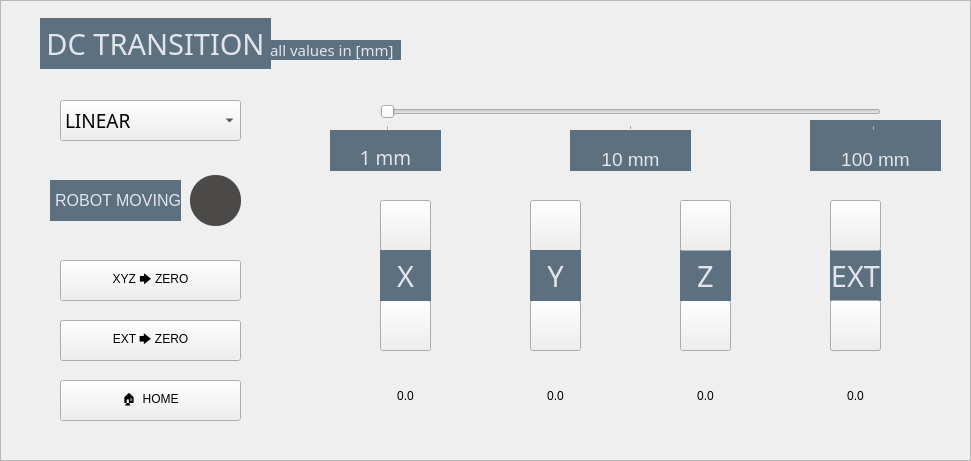
     <widget class="QFrame" name="DC_frame">
      <property name="geometry">
       <rect>
        <x>30</x>
        <y>20</y>
        <width>971</width>
        <height>461</height>
       </rect>
      </property>
      <property name="styleSheet">
       <string notr="true"/>
      </property>
      <property name="frameShape">
       <enum>QFrame::StyledPanel</enum>
      </property>
      <property name="frameShadow">
       <enum>QFrame::Raised</enum>
      </property>
      <widget class="QLabel" name="DC_0_frameLabel">
       <property name="geometry">
        <rect>
         <x>40</x>
         <y>18</y>
         <width>231</width>
         <height>51</height>
        </rect>
       </property>
       <property name="font">
        <font>
         <family>Bahnschrift</family>
         <pointsize>22</pointsize>
        </font>
       </property>
       <property name="styleSheet">
        <string notr="true">border: 0px;
font-size: 22pt;
padding: 0px;
background-color: #5D707F;
color: #E1E5EE;</string>
       </property>
       <property name="text">
        <string>DC TRANSITION</string>
       </property>
       <property name="alignment">
        <set>Qt::AlignCenter</set>
       </property>
      </widget>
      <widget class="QComboBox" name="DC_drpd_moveType">
       <property name="geometry">
        <rect>
         <x>60</x>
         <y>100</y>
         <width>181</width>
         <height>41</height>
        </rect>
       </property>
       <property name="font">
        <font>
         <family>Bahnschrift</family>
         <pointsize>14</pointsize>
        </font>
       </property>
       <property name="styleSheet">
        <string notr="true"/>
       </property>
       <property name="insertPolicy">
        <enum>QComboBox::InsertAfterCurrent</enum>
       </property>
       <item>
        <property name="text">
         <string>LINEAR</string>
        </property>
       </item>
       <item>
        <property name="text">
         <string>JOINT</string>
        </property>
       </item>
      </widget>
      <widget class="QLabel" name="DC_lbl_robotMoving">
       <property name="geometry">
        <rect>
         <x>50</x>
         <y>180</y>
         <width>131</width>
         <height>41</height>
        </rect>
       </property>
       <property name="styleSheet">
        <string notr="true">border: 0px;
font-size: 12pt;
background-color: #5D707F;
color: #E1E5EE;</string>
       </property>
       <property name="text">
        <string>ROBOT MOVING</string>
       </property>
       <property name="alignment">
        <set>Qt::AlignRight|Qt::AlignTrailing|Qt::AlignVCenter</set>
       </property>
      </widget>
      <widget class="QLabel" name="DC_indi_robotMoving">
       <property name="geometry">
        <rect>
         <x>190</x>
         <y>175</y>
         <width>51</width>
         <height>51</height>
        </rect>
       </property>
       <property name="styleSheet">
        <string notr="true">border-radius: 25px;
background-color: #4c4a48;</string>
       </property>
       <property name="text">
        <string/>
       </property>
      </widget>
      <widget class="QPushButton" name="DC_btt_xyzZero">
       <property name="geometry">
        <rect>
         <x>60</x>
         <y>260</y>
         <width>181</width>
         <height>41</height>
        </rect>
       </property>
       <property name="text">
        <string>XYZ 🡆 ZERO</string>
       </property>
      </widget>
      <widget class="QPushButton" name="DC_btt_extZero">
       <property name="geometry">
        <rect>
         <x>60</x>
         <y>320</y>
         <width>181</width>
         <height>41</height>
        </rect>
       </property>
       <property name="text">
        <string>EXT 🡆 ZERO</string>
       </property>
      </widget>
      <widget class="QPushButton" name="DC_btt_home">
       <property name="geometry">
        <rect>
         <x>60</x>
         <y>380</y>
         <width>181</width>
         <height>41</height>
        </rect>
       </property>
       <property name="text">
        <string>🏠  HOME</string>
       </property>
      </widget>
      <widget class="QSlider" name="DC_sld_stepWidth">
       <property name="geometry">
        <rect>
         <x>380</x>
         <y>100</y>
         <width>501</width>
         <height>31</height>
        </rect>
       </property>
       <property name="styleSheet">
        <string notr="true"/>
       </property>
       <property name="minimum">
        <number>1</number>
       </property>
       <property name="maximum">
        <number>3</number>
       </property>
       <property name="pageStep">
        <number>1</number>
       </property>
       <property name="value">
        <number>1</number>
       </property>
       <property name="orientation">
        <enum>Qt::Horizontal</enum>
       </property>
       <property name="tickPosition">
        <enum>QSlider::TicksBelow</enum>
       </property>
      </widget>
      <widget class="QPushButton" name="DC_btt_xPlus">
       <property name="geometry">
        <rect>
         <x>380</x>
         <y>200</y>
         <width>51</width>
         <height>51</height>
        </rect>
       </property>
       <property name="autoFillBackground">
        <bool>false</bool>
       </property>
       <property name="styleSheet">
        <string notr="true">image: url(:/images/up1.png);</string>
       </property>
       <property name="text">
        <string/>
       </property>
      </widget>
      <widget class="QPushButton" name="DC_btt_xMinus">
       <property name="geometry">
        <rect>
         <x>380</x>
         <y>300</y>
         <width>51</width>
         <height>51</height>
        </rect>
       </property>
       <property name="autoFillBackground">
        <bool>false</bool>
       </property>
       <property name="styleSheet">
        <string notr="true">image: url(:/images/down1.png);</string>
       </property>
       <property name="text">
        <string/>
       </property>
      </widget>
      <widget class="QLabel" name="DC_lbl_x">
       <property name="geometry">
        <rect>
         <x>380</x>
         <y>250</y>
         <width>51</width>
         <height>51</height>
        </rect>
       </property>
       <property name="font">
        <font>
         <family>Bahnschrift</family>
         <pointsize>22</pointsize>
        </font>
       </property>
       <property name="styleSheet">
        <string notr="true">border: 0px;
font-size: 22pt;
padding: 0px;
background-color: #5D707F;
color: #E1E5EE;</string>
       </property>
       <property name="text">
        <string>X</string>
       </property>
       <property name="alignment">
        <set>Qt::AlignCenter</set>
       </property>
      </widget>
      <widget class="QPushButton" name="DC_btt_yPlus">
       <property name="geometry">
        <rect>
         <x>530</x>
         <y>200</y>
         <width>51</width>
         <height>51</height>
        </rect>
       </property>
       <property name="autoFillBackground">
        <bool>false</bool>
       </property>
       <property name="styleSheet">
        <string notr="true">image: url(:/images/up1.png);</string>
       </property>
       <property name="text">
        <string/>
       </property>
      </widget>
      <widget class="QPushButton" name="DC_btt_yMinus">
       <property name="geometry">
        <rect>
         <x>530</x>
         <y>300</y>
         <width>51</width>
         <height>51</height>
        </rect>
       </property>
       <property name="autoFillBackground">
        <bool>false</bool>
       </property>
       <property name="styleSheet">
        <string notr="true">image: url(:/images/down1.png);</string>
       </property>
       <property name="text">
        <string/>
       </property>
      </widget>
      <widget class="QLabel" name="DC_lbl_y">
       <property name="geometry">
        <rect>
         <x>530</x>
         <y>250</y>
         <width>51</width>
         <height>51</height>
        </rect>
       </property>
       <property name="font">
        <font>
         <family>Bahnschrift</family>
         <pointsize>22</pointsize>
        </font>
       </property>
       <property name="styleSheet">
        <string notr="true">border: 0px;
font-size: 22pt;
padding: 0px;
background-color: #5D707F;
color: #E1E5EE;</string>
       </property>
       <property name="text">
        <string>Y</string>
       </property>
       <property name="alignment">
        <set>Qt::AlignCenter</set>
       </property>
      </widget>
      <widget class="QLabel" name="DC_lbl_ext">
       <property name="geometry">
        <rect>
         <x>830</x>
         <y>250</y>
         <width>51</width>
         <height>51</height>
        </rect>
       </property>
       <property name="font">
        <font>
         <family>Bahnschrift</family>
         <pointsize>22</pointsize>
        </font>
       </property>
       <property name="styleSheet">
        <string notr="true">border: 0px;
font-size: 22pt;
padding: 0px;
background-color: #5D707F;
color: #E1E5EE;</string>
       </property>
       <property name="text">
        <string>EXT</string>
       </property>
       <property name="alignment">
        <set>Qt::AlignCenter</set>
       </property>
      </widget>
      <widget class="QPushButton" name="DC_btt_extPlus">
       <property name="geometry">
        <rect>
         <x>830</x>
         <y>200</y>
         <width>51</width>
         <height>51</height>
        </rect>
       </property>
       <property name="autoFillBackground">
        <bool>false</bool>
       </property>
       <property name="styleSheet">
        <string notr="true">image: url(:/images/up1.png);</string>
       </property>
       <property name="text">
        <string/>
       </property>
      </widget>
      <widget class="QPushButton" name="DC_btt_zMinus">
       <property name="geometry">
        <rect>
         <x>680</x>
         <y>300</y>
         <width>51</width>
         <height>51</height>
        </rect>
       </property>
       <property name="autoFillBackground">
        <bool>false</bool>
       </property>
       <property name="styleSheet">
        <string notr="true">image: url(:/images/down1.png);</string>
       </property>
       <property name="text">
        <string/>
       </property>
      </widget>
      <widget class="QLabel" name="DC_lbl_z">
       <property name="geometry">
        <rect>
         <x>680</x>
         <y>250</y>
         <width>51</width>
         <height>51</height>
        </rect>
       </property>
       <property name="font">
        <font>
         <family>Bahnschrift</family>
         <pointsize>22</pointsize>
        </font>
       </property>
       <property name="styleSheet">
        <string notr="true">border: 0px;
font-size: 22pt;
padding: 0px;
background-color: #5D707F;
color: #E1E5EE;</string>
       </property>
       <property name="text">
        <string>Z</string>
       </property>
       <property name="alignment">
        <set>Qt::AlignCenter</set>
       </property>
      </widget>
      <widget class="QPushButton" name="DC_btt_zPlus">
       <property name="geometry">
        <rect>
         <x>680</x>
         <y>200</y>
         <width>51</width>
         <height>51</height>
        </rect>
       </property>
       <property name="autoFillBackground">
        <bool>false</bool>
       </property>
       <property name="styleSheet">
        <string notr="true">image: url(:/images/up1.png);</string>
       </property>
       <property name="text">
        <string/>
       </property>
      </widget>
      <widget class="QPushButton" name="DC_btt_extMinus">
       <property name="geometry">
        <rect>
         <x>830</x>
         <y>300</y>
         <width>51</width>
         <height>51</height>
        </rect>
       </property>
       <property name="autoFillBackground">
        <bool>false</bool>
       </property>
       <property name="styleSheet">
        <string notr="true">image: url(:/images/down1.png);</string>
       </property>
       <property name="text">
        <string/>
       </property>
      </widget>
      <widget class="QLabel" name="DC_disp_x">
       <property name="geometry">
        <rect>
         <x>370</x>
         <y>370</y>
         <width>71</width>
         <height>51</height>
        </rect>
       </property>
       <property name="text">
        <string>0.0</string>
       </property>
       <property name="alignment">
        <set>Qt::AlignCenter</set>
       </property>
      </widget>
      <widget class="QLabel" name="DC_disp_y">
       <property name="geometry">
        <rect>
         <x>520</x>
         <y>370</y>
         <width>71</width>
         <height>51</height>
        </rect>
       </property>
       <property name="text">
        <string>0.0</string>
       </property>
       <property name="alignment">
        <set>Qt::AlignCenter</set>
       </property>
      </widget>
      <widget class="QLabel" name="DC_disp_z">
       <property name="geometry">
        <rect>
         <x>670</x>
         <y>370</y>
         <width>71</width>
         <height>51</height>
        </rect>
       </property>
       <property name="text">
        <string>0.0</string>
       </property>
       <property name="alignment">
        <set>Qt::AlignCenter</set>
       </property>
      </widget>
      <widget class="QLabel" name="DC_disp_ext">
       <property name="geometry">
        <rect>
         <x>820</x>
         <y>370</y>
         <width>71</width>
         <height>51</height>
        </rect>
       </property>
       <property name="text">
        <string>0.0</string>
       </property>
       <property name="alignment">
        <set>Qt::AlignCenter</set>
       </property>
      </widget>
      <widget class="QLabel" name="DC_lbl_stepWidth_1mm">
       <property name="geometry">
        <rect>
         <x>330</x>
         <y>130</y>
         <width>111</width>
         <height>41</height>
        </rect>
       </property>
       <property name="font">
        <font>
         <family>Bahnschrift</family>
         <pointsize>14</pointsize>
        </font>
       </property>
       <property name="styleSheet">
        <string notr="true">border: 0px;
background-color: #5D707F;
color: #E1E5EE;
font-size: 14pt;</string>
       </property>
       <property name="text">
        <string>1 mm</string>
       </property>
       <property name="alignment">
        <set>Qt::AlignBottom|Qt::AlignHCenter</set>
       </property>
      </widget>
      <widget class="QLabel" name="DC_lbl_stepWidth_10mm">
       <property name="geometry">
        <rect>
         <x>570</x>
         <y>130</y>
         <width>121</width>
         <height>41</height>
        </rect>
       </property>
       <property name="styleSheet">
        <string notr="true">border: 0px;
background-color: #5D707F;
color: #E1E5EE;
font-size: 14pt;</string>
       </property>
       <property name="text">
        <string>10 mm</string>
       </property>
       <property name="alignment">
        <set>Qt::AlignBottom|Qt::AlignHCenter</set>
       </property>
      </widget>
      <widget class="QLabel" name="DC_lbl_stepWidth_100mm">
       <property name="geometry">
        <rect>
         <x>810</x>
         <y>120</y>
         <width>131</width>
         <height>51</height>
        </rect>
       </property>
       <property name="styleSheet">
        <string notr="true">border: 0px;
background-color: #5D707F;
color: #E1E5EE;
font-size: 14pt;</string>
       </property>
       <property name="text">
        <string>100 mm</string>
       </property>
       <property name="alignment">
        <set>Qt::AlignBottom|Qt::AlignHCenter</set>
       </property>
      </widget>
      <widget class="QLabel" name="DC_0_notice">
       <property name="geometry">
        <rect>
         <x>270</x>
         <y>40</y>
         <width>131</width>
         <height>20</height>
        </rect>
       </property>
       <property name="font">
        <font>
         <family>Bahnschrift</family>
         <pointsize>11</pointsize>
        </font>
       </property>
       <property name="styleSheet">
        <string notr="true">border: 0px;
font-size: 11pt;
padding: 0px;
background-color: #5D707F;
color: #E1E5EE;</string>
       </property>
       <property name="text">
        <string>all values in [mm]</string>
       </property>
       <property name="alignment">
        <set>Qt::AlignLeading|Qt::AlignLeft|Qt::AlignVCenter</set>
       </property>
      </widget>
      <zorder>DC_lbl_stepWidth_100mm</zorder>
      <zorder>DC_0_frameLabel</zorder>
      <zorder>DC_drpd_moveType</zorder>
      <zorder>DC_lbl_robotMoving</zorder>
      <zorder>DC_indi_robotMoving</zorder>
      <zorder>DC_btt_xyzZero</zorder>
      <zorder>DC_btt_extZero</zorder>
      <zorder>DC_btt_home</zorder>
      <zorder>DC_btt_xPlus</zorder>
      <zorder>DC_btt_xMinus</zorder>
      <zorder>DC_lbl_x</zorder>
      <zorder>DC_btt_yPlus</zorder>
      <zorder>DC_btt_yMinus</zorder>
      <zorder>DC_lbl_y</zorder>
      <zorder>DC_lbl_ext</zorder>
      <zorder>DC_btt_extPlus</zorder>
      <zorder>DC_btt_zMinus</zorder>
      <zorder>DC_lbl_z</zorder>
      <zorder>DC_btt_zPlus</zorder>
      <zorder>DC_btt_extMinus</zorder>
      <zorder>DC_disp_x</zorder>
      <zorder>DC_disp_y</zorder>
      <zorder>DC_disp_z</zorder>
      <zorder>DC_disp_ext</zorder>
      <zorder>DC_lbl_stepWidth_1mm</zorder>
      <zorder>DC_lbl_stepWidth_10mm</zorder>
      <zorder>DC_sld_stepWidth</zorder>
      <zorder>DC_0_notice</zorder>
     </widget>
